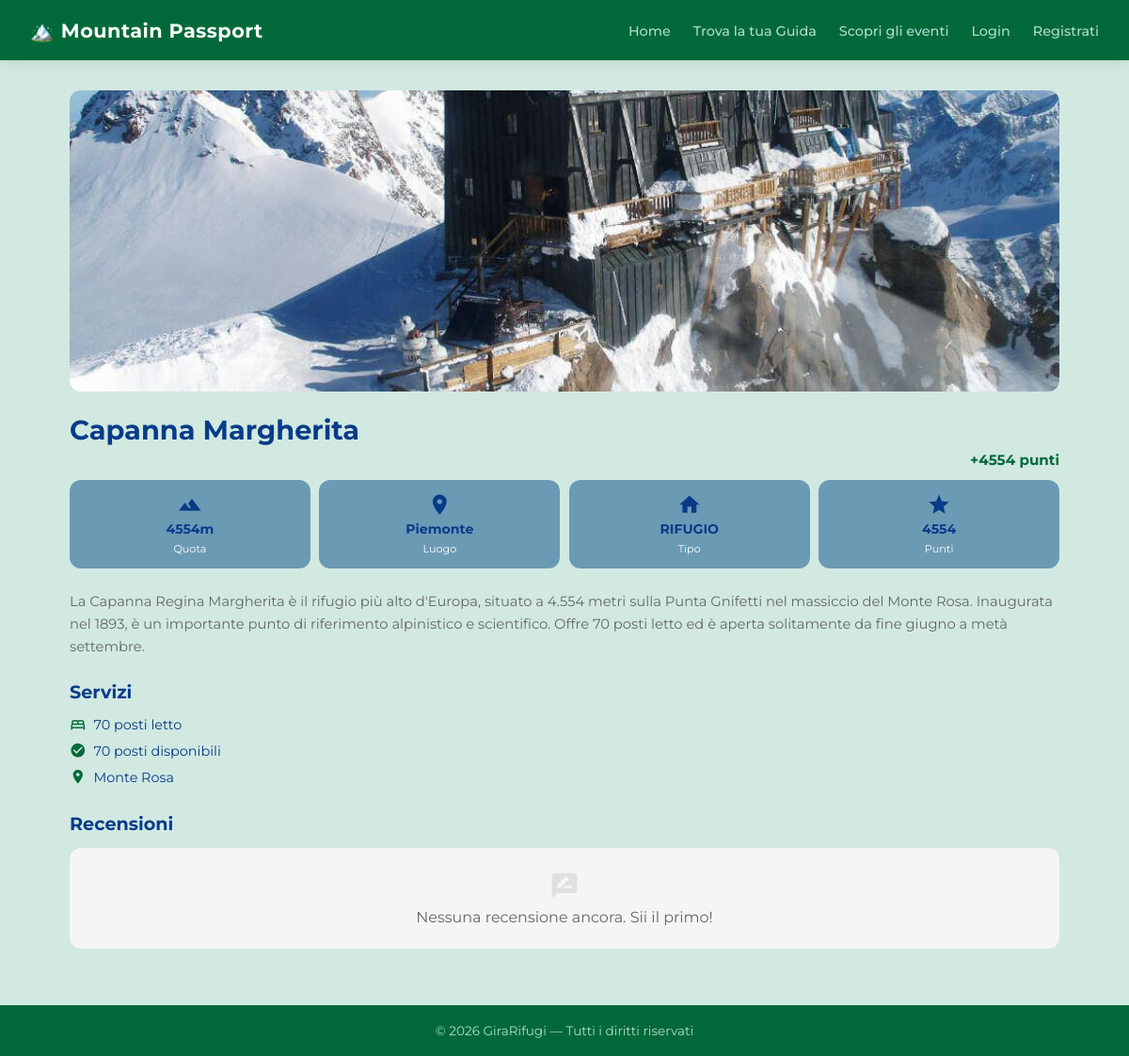
The app's page /rifugi/4/, older data.
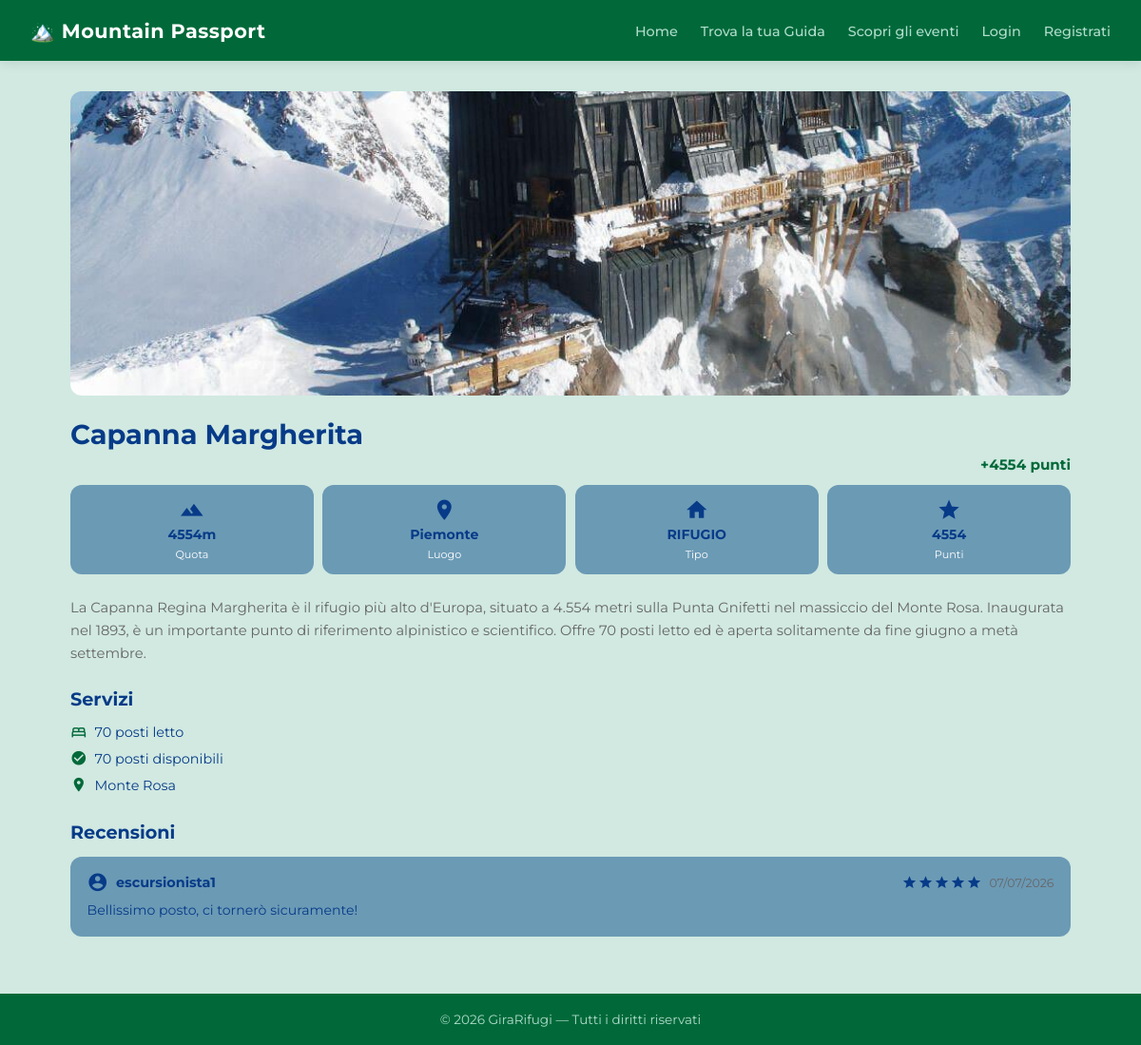
The same page, newer data.
### rifugi/models.py (models this page shows, shortened)
class Recensione(models.Model):
    escursionista = models.ForeignKey(
        User,
        on_delete=models.CASCADE,
        related_name='recensioni'
    )
    rifugio = models.ForeignKey(
        Rifugio,
        on_delete=models.CASCADE,
        related_name='recensioni'
    )
    testo = models.TextField()
    voto = models.IntegerField(
        validators=[MinValueValidator(1), MaxValueValidator(5)]
    )
    data = models.DateTimeField(auto_now_add=True)
    class Meta:
        verbose_name_plural = "Recensioni"

### rifugi/views.py (the view, shortened to what this page needs)
# urls.py: path('rifugi/<int:pk>/', views.rifugio, name='rifugio'),
def rifugio(request, pk):
    r = get_object_or_404(Rifugio, pk=pk)
    recensioni = Recensione.objects.filter(rifugio=r).select_related('escursionista').order_by('-data')
    prenotazione = None
    ha_timbro = False
    recensione_utente = None
    return render(request, 'rifugi/rifugio.html', {
        'rifugio': r,
        'recensioni': recensioni,
        'prenotazione': prenotazione,
        'ha_timbro': ha_timbro,
        'recensione_utente': recensione_utente,
    })

### templates/rifugi/rifugio.html (shortened to what this page needs)
{% extends 'base.html' %}
{% load static %}
{% block content %}
<div class="detail-hero">
    {% if rifugio.immagine %}
        <img src="{{ rifugio.immagine.url }}" alt="{{ rifugio.nome }}">
    {% else %}
        <div class="detail-hero-placeholder"></div>
    {% endif %}
</div>
<div class="detail-body">
    <div class="detail-header">
        <h1>{{ rifugio.nome }}</h1>
    </div>
    <p class="detail-punti">+{{ rifugio.altitudine|floatformat:0 }} punti</p>
    <div class="detail-stats">
        <div class="detail-stat-card">
            <span class="material-icons detail-stat-icon">terrain</span>
            <span class="detail-stat-value">{{ rifugio.altitudine }}m</span>
            <span class="detail-stat-label">Quota</span>
        </div>
        <div class="detail-stat-card">
            <span class="material-icons detail-stat-icon">place</span>
            <span class="detail-stat-value">{{ rifugio.regione }}</span>
            <span class="detail-stat-label">Luogo</span>
        </div>
        <div class="detail-stat-card">
            <span class="material-icons detail-stat-icon">home</span>
            <span class="detail-stat-value">{{ rifugio.tipo }}</span>
            <span class="detail-stat-label">Tipo</span>
        </div>
        <div class="detail-stat-card">
            <span class="material-icons detail-stat-icon">star</span>
            <span class="detail-stat-value">{{ rifugio.altitudine }}</span>
            <span class="detail-stat-label">Punti</span>
        </div>
    </div>
    {% if rifugio.descrizione %}
    <p class="detail-descrizione">{{ rifugio.descrizione }}</p>
    {% endif %}
    <div class="detail-section">
        <h2>Servizi</h2>
        <ul class="detail-list">
            <li>
                <span class="material-icons">bed</span>
                {{ rifugio.posti_letto }} posti letto
            </li>
            <li>
                <span class="material-icons">check_circle</span>
                {{ rifugio.posti_disponibili }} posti disponibili
            </li>
            <li>
                <span class="material-icons">location_on</span>
                {{ rifugio.localita }}
            </li>
        </ul>
    </div>
    <div class="detail-section">
        <div style="display:flex; align-items:center; justify-content:space-between; margin-bottom:0.9rem;">
            <h2 style="margin-bottom:0;">Recensioni</h2>
        </div>
        {% if recensioni %}
            {% for r in recensioni %}
            <div class="recensione-card">
                <div class="recensione-header">
                    <span class="material-icons">account_circle</span>
                    <strong>{{ r.escursionista.username }}</strong>
                    <span class="recensione-voto">
                        {% for i in "12345" %}
                            {% if forloop.counter <= r.voto %}
                                <span class="material-icons star-on">star</span>
                            {% else %}
                                <span class="material-icons star-off">star</span>
                            {% endif %}
                        {% endfor %}
                    </span>
                    <span class="recensione-data">{{ r.data|date:"d/m/Y" }}</span>
                </div>
                <p>{{ r.testo }}</p>
            </div>
            {% endfor %}
        {% else %}
            <div class="recensione-vuota">
                <span class="material-icons">rate_review</span>
                <p>Nessuna recensione ancora. Sii il primo!</p>
            </div>
        {% endif %}
    </div>
</div>
{% endblock %}

Row changes from the older to the newer data that the page shows:
added Recensione: escursionista.username "escursionista1", voto 3 (drawn), data "07/07/2026", testo "Bellissimo posto, ci tornerò sicuramente!"
Text that changed along with them:
text no longer shown: "Nessuna recensione ancora. Sii il primo!"
